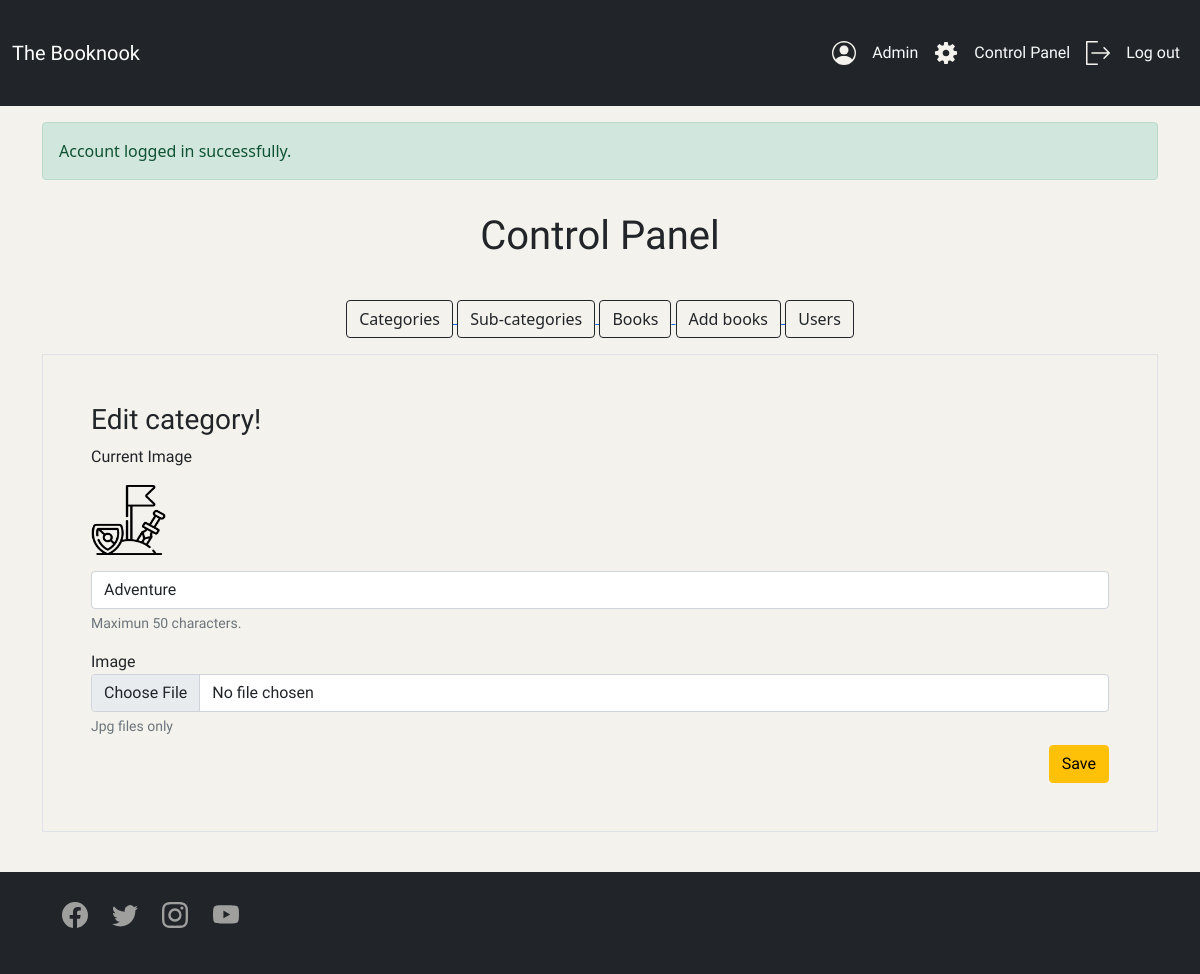
Screenshot of /finalphp/admin/edit-category-page.php?id=1 (signed in) with the database file from the repository.
### tables this page shows
CREATE TABLE `categories1` (
  `id` int(11) NOT NULL,
  `cat_name` varchar(255) DEFAULT NULL,
  `img_path` varchar(255) DEFAULT NULL
);

### finalphp/files/functions.php (called while the page is built, shortened)
<?php
 $conn = new mysqli('localhost','root','','finalphp');
function getByID($table, $id){
    global $conn;
    $query = "SELECT * FROM $table WHERE id='$id'";
    return $query_run = mysqli_query($conn, $query);
    }

### finalphp/admin/edit-category-page.php (the view, shortened to what this page needs)
<?php
require_once('../files/functions.php');
require_once('../files/admin-header.php');
require_once('../files/control-panel.php');
?>
<main class="container">
    <div class="container p-5 border" id="fonttxt2">
        <h3 id="fonttxt1">Edit category!</h3>
        <?php
            if(isset($_GET['id'])){
            $id = $_GET['id'];
            $maincat = getByID("categories1", $id);
            if(mysqli_num_rows($maincat) > 0) {
            $categories = mysqli_fetch_array($maincat);
        ?>
        <form method="POST" enctype="multipart/form-data" class="row">
            <div>
                <div class="col-md-6 mb-3">
                    <label for="">Current Image</label>
                </div>
                <div class="col-md-6 mb-3">
                    <img src="../uploads/categories/<?=$categories['img_path'];?>" alt="Product image" height="70px" width="75px">
                </div>
            </div>
            <div class="col-mb-3">
                <input name="cat_name" maxlength="50" type="text" class="form-control" value="<?= $categories ['cat_name']; ?>">
            </div>
            <div class="form-text">Maximun 50 characters.</div>
            <div class="col-mb-3 pt-3">
                <label for="">Image</label>
                <input name="image" type="file" class="form-control" id="inputGroupFile02">
            </div>
            <div class="form-text">Jpg files only</div>
            <div class="text-end pt-2">
                <input name="update" type="submit" class="btn btn-warning" value="Save">
            </div>
        <?php
            }else{
                echo "<script>alert('Category not found.');</script>";
                echo"<script> location.replace('main-categories.php'); </script>";
            }
            } else {
                echo "<script>alert('ID missing from URL.');</script>";
                echo"<script> location.replace('main-categories.php'); </script>";
            }
        ?>
        </form>
    </div>
</main>
<?php
require_once('../files/footer.php');
?>

### finalphp/style.css (style rules this page uses)
html, body { justify-content: center; align-items: center; width: 100%; background-color: #F4F2EC; }
#fonttxt1 { font-family: darumadrop one; }
#fonttxt2 { font-family: kosugi maru; }

### rows the page displays
categories1: img_path (picture), cat_name "Adventure"

### other values shown
$_SESSION['user']['first_name'] "Admin"
$_SESSION['alert']['message'] "Account logged in successfully."
